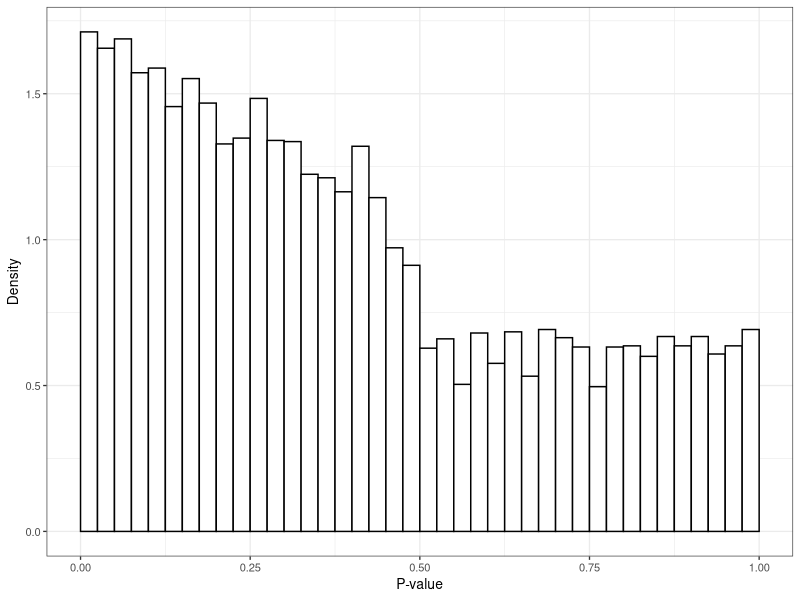
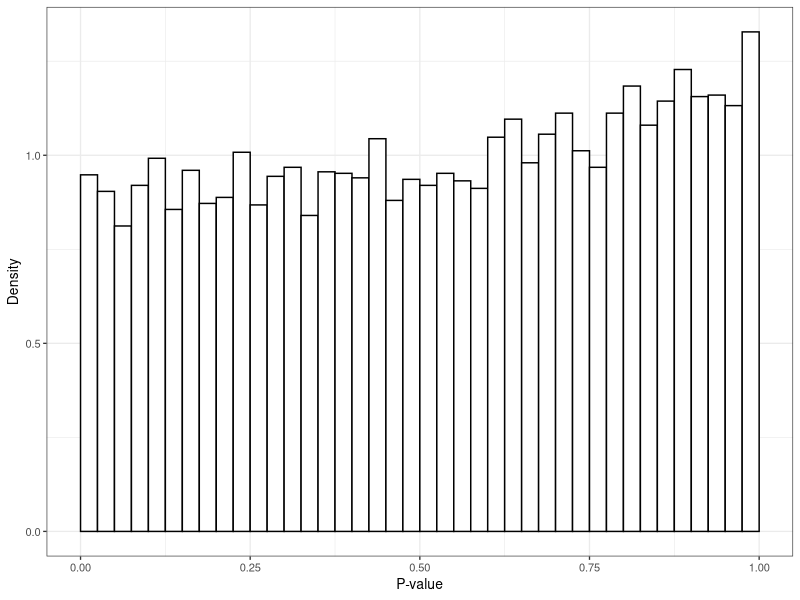

Source code (R) for these figures, in order:
## ---- chunk 1
knitr::opts_chunk$set(echo = FALSE)
library(ggplot2)
## ---- chunk 2
n <- 10000    # The number of genes in genome
T <- 10       # The number of time points per gene
data <- matrix(rnorm(n*T), nrow = n, ncol = T)
data <- data/runif(n, min = 1/4, max = 4) + runif(n, min = 20, max = 500)
## ---- chunk 3
t <- seq(T)
# Linear regression of the gene profiles
model_1 <- lm(t(data) ~ t)
model_2 <- lm(t(data) ~ t + t^2)
model_3 <- lm(t(data) ~ sin(2*pi*t/T) + cos(2*pi*t/T))

# Calculating the AIC for each model for each gene
AIC_model_1 <- sapply(seq(n), function(i) AIC(lm(data[i,]~t))) # Refit the model as AIC does not work with mlm class objects
AIC_model_2 <- sapply(seq(n), function(i) AIC(lm(data[i,]~t + t^2)))
AIC_model_3 <- sapply(seq(n), function(i) AIC(lm(data[i,]~sin(2*pi*t/T) + cos(2*pi*t/T))))

best_model_index <- apply(cbind(AIC_model_1, AIC_model_2, AIC_model_3), 1, which.min)

# Calculating the p-values for the different linear fits using F-test
pvalue_model_1 <- sapply(summary(model_1), function(x) 1-pf(x$fstatistic[1],x$fstatistic[2],x$fstatistic[3]))
pvalue_model_2 <- sapply(summary(model_2), function(x) 1-pf(x$fstatistic[1],x$fstatistic[2],x$fstatistic[3]))
pvalue_model_3 <- sapply(summary(model_3), function(x) 1-pf(x$fstatistic[1],x$fstatistic[2],x$fstatistic[3]))

best_model_pvalue <- cbind(pvalue_model_1, pvalue_model_2, pvalue_model_3)[cbind(seq(n), best_model_index)]

ggplot(data.frame(pv= best_model_pvalue), aes(x=pv)) + 
      geom_histogram(aes(y=..density..), binwidth = 0.025, boundary=0, fill="white", color="black") + theme_bw(base_size = 10) +
      xlab("P-value") + ylab("Density") +
      theme(strip.background = element_rect(fill="white"), legend.position = "none")
## ---- chunk 4
corrected_pvalues <- t(apply(cbind(pvalue_model_1, pvalue_model_2, pvalue_model_3), 1, p.adjust, method="fdr"))[cbind(seq(n), best_model_index)]

ggplot(data.frame(pv= corrected_pvalues), aes(x=pv)) + 
      geom_histogram(aes(y=..density..), binwidth = 0.025, boundary=0, fill="white", color="black") + theme_bw(base_size = 10) +
      xlab("P-value") + ylab("Density") +
      theme(strip.background = element_rect(fill="white"), legend.position = "none")
